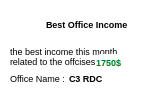
        <widget class="QWidget" name="chargeStatOffice_4" native="true">
         <property name="geometry">
          <rect>
           <x>370</x>
           <y>10</y>
           <width>141</width>
           <height>90</height>
          </rect>
         </property>
         <property name="styleSheet">
          <string notr="true">background-color:white;
border-radius:5px;</string>
         </property>
         <widget class="QLabel" name="label_33">
          <property name="geometry">
           <rect>
            <x>8</x>
            <y>6</y>
            <width>31</width>
            <height>31</height>
           </rect>
          </property>
          <property name="text">
           <string/>
          </property>
          <property name="pixmap">
           <pixmap resource="res.qrc">:/img/img/alert.png</pixmap>
          </property>
         </widget>
         <widget class="QLabel" name="label_57">
          <property name="geometry">
           <rect>
            <x>46</x>
            <y>16</y>
            <width>101</width>
            <height>16</height>
           </rect>
          </property>
          <property name="font">
           <font>
            <pointsize>7</pointsize>
            <weight>75</weight>
            <bold>true</bold>
           </font>
          </property>
          <property name="styleSheet">
           <string notr="true">font-weight:bold;</string>
          </property>
          <property name="text">
           <string>Best Office Income</string>
          </property>
         </widget>
         <widget class="QLabel" name="label_86">
          <property name="geometry">
           <rect>
            <x>10</x>
            <y>70</y>
            <width>61</width>
            <height>16</height>
           </rect>
          </property>
          <property name="font">
           <font>
            <pointsize>7</pointsize>
           </font>
          </property>
          <property name="text">
           <string>Office Name :</string>
          </property>
         </widget>
         <widget class="QLabel" name="label_87">
          <property name="geometry">
           <rect>
            <x>96</x>
            <y>54</y>
            <width>31</width>
            <height>16</height>
           </rect>
          </property>
          <property name="font">
           <font>
            <pointsize>7</pointsize>
            <weight>75</weight>
            <bold>true</bold>
           </font>
          </property>
          <property name="styleSheet">
           <string notr="true">color:#007C23;</string>
          </property>
          <property name="text">
           <string>1750$</string>
          </property>
         </widget>
         <widget class="QLabel" name="label_88">
          <property name="geometry">
           <rect>
            <x>10</x>
            <y>46</y>
            <width>121</width>
            <height>21</height>
           </rect>
          </property>
          <property name="font">
           <font>
            <pointsize>7</pointsize>
           </font>
          </property>
          <property name="styleSheet">
           <string notr="true">font-weight:5px;</string>
          </property>
          <property name="text">
           <string>the best income this month related to the offcises is</string>
          </property>
          <property name="wordWrap">
           <bool>true</bool>
          </property>
         </widget>
         <widget class="QLabel" name="label_89">
          <property name="geometry">
           <rect>
            <x>69</x>
            <y>70</y>
            <width>49</width>
            <height>16</height>
           </rect>
          </property>
          <property name="font">
           <font>
            <pointsize>7</pointsize>
            <weight>75</weight>
            <bold>true</bold>
           </font>
          </property>
          <property name="text">
           <string>C3 RDC</string>
          </property>
         </widget>
         <widget class="QLabel" name="label_90">
          <property name="geometry">
           <rect>
            <x>96</x>
            <y>54</y>
            <width>31</width>
            <height>16</height>
           </rect>
          </property>
          <property name="font">
           <font>
            <pointsize>7</pointsize>
            <weight>75</weight>
            <bold>true</bold>
           </font>
          </property>
          <property name="styleSheet">
           <string notr="true">color:#007C23;</string>
          </property>
          <property name="text">
           <string>1750$</string>
          </property>
         </widget>
        </widget>
